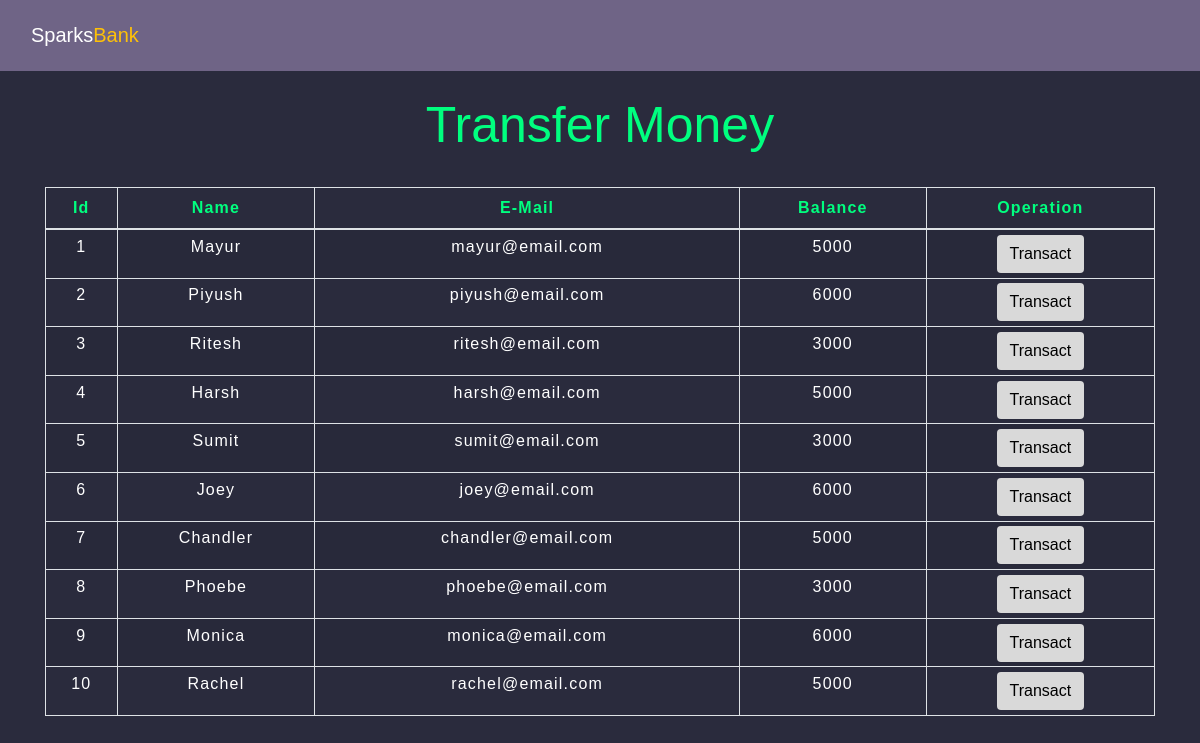
The app's page /TransferMoney.php with its own data.
### tables this page shows
CREATE TABLE `users` (
  `id` int(11) NOT NULL,
  `name` text NOT NULL,
  `email` varchar(30) NOT NULL,
  `balance` int(8) NOT NULL
);

### TransferMoney.php (the view, shortened to what this page needs)
<!DOCTYPE html>
<html lang="en">
<head>
    <link rel="stylesheet" type="text/css" href="https://maxcdn.bootstrapcdn.com/bootstrap/4.0.0/css/bootstrap.min.css">
    <link rel="stylesheet" type="text/css" href="css/datatable.css">
    <link rel="stylesheet" href="css/styles.css">
</head>
<body>
<nav class="navbar navbar-default">
        <div class="container-fluid">
            <div class="navbar-header">
                <a class="navbar-brand" href="index.php">Sparks<span class="main-color">Bank</span></a>
            </div>
        </div>
    </nav>
<?php
    include 'connection.php';
    $sql = "SELECT * FROM users";
    $result = mysqli_query($conn, $sql);
?>
    <div class="container">
        <h1 class="text-center pt-4">Transfer Money</h1>
        <br>
        <div class="row">
            <div class="col">
                <div class="table-responsive-sm">
                <table class="table table-hover table-sm table-striped table-condensed table-bordered">
                <thead>
                    <tr>
                    <th scope="col" class="text-center py-2">Id</th>
                    <th scope="col" class="text-center py-2">Name</th>
                    <th scope="col" class="text-center py-2">E-Mail</th>
                    <th scope="col" class="text-center py-2">Balance</th>
                    <th scope="col" class="text-center py-2">Operation</th>
                    </tr>
                </thead>
                <tbody>
                    <?php
                        while($rows = mysqli_fetch_assoc($result)) {
                    ?>
                    <tr>
                        <td class="py2"><?php echo $rows['id']?></td>
                        <td class="py2"><?php echo $rows['name']?></td>
                        <td class="py2"><?php echo $rows['email']?></td>
                        <td class="py2"><?php echo $rows['balance']?></td>
                        <td><a href="userdetails.php?id= <?php echo $rows['id'] ;?>"> <button type="button" class="btn">Transact</button></a></td>
                    </tr>
                    <?php
                        }
                    ?>
                </tbody>
                </div>
            </div>
        </div>
    </div>
</body>
</html>

### css/datatable.css (style rules this page uses)
* { padding: 0; margin: 0; box-sizing: border-box; font-family: sans-serif; }
h1 { color:springgreen; text-align: center; font-style: initial; font-size: 50px; }
table { color: springgreen; letter-spacing: 1.2px; }
td { color: white; text-align: center; }
button { border:none; background: #d9d9d9; transition: 1s; }
th { color: springgreen; }

### css/styles.css (style rules this page uses)
* { padding: 0; margin: 0; -webkit-box-sizing: border-box; -moz-box-sizing: border-box; box-sizing: border-box; font-family: 'Droid Sans', sans-serif; outline: none; }
body { background-color: #2a2b3d }
.main-color { color: #ffc107 }
.navbar-default { background-color: #6f6486 !important; border: none !important; border-radius: 0 !important; margin: 0 !important }
.navbar-default .navbar-brand { color: #FFF !important }
.navbar-default .navbar-brand { line-height: 55px !important; padding: 0 !important }
.navbar>.container .navbar-brand, .navbar>.container-fluid .navbar-brand { margin: 0 !important }

### TransferMoney.php (style rules this page uses)
button { transition: 0.5s; }

### records on screen
users: id "1", name "Mayur", email "mayur@email.com", balance "5000"
users: id "2", name "Piyush", email "piyush@email.com", balance "6000"
users: id "3", name "Ritesh", email "ritesh@email.com", balance "3000"
users: id "4", name "Harsh", email "harsh@email.com", balance "5000"
users: id "5", name "Sumit", email "sumit@email.com", balance "3000"
users: id "6", name "Joey", email "joey@email.com", balance "6000"
users: id "7", name "Chandler", email "chandler@email.com", balance "5000"
users: id "8", name "Phoebe", email "phoebe@email.com", balance "3000"
users: id "9", name "Monica", email "monica@email.com", balance "6000"
users: id "10", name "Rachel", email "rachel@email.com", balance "5000"
